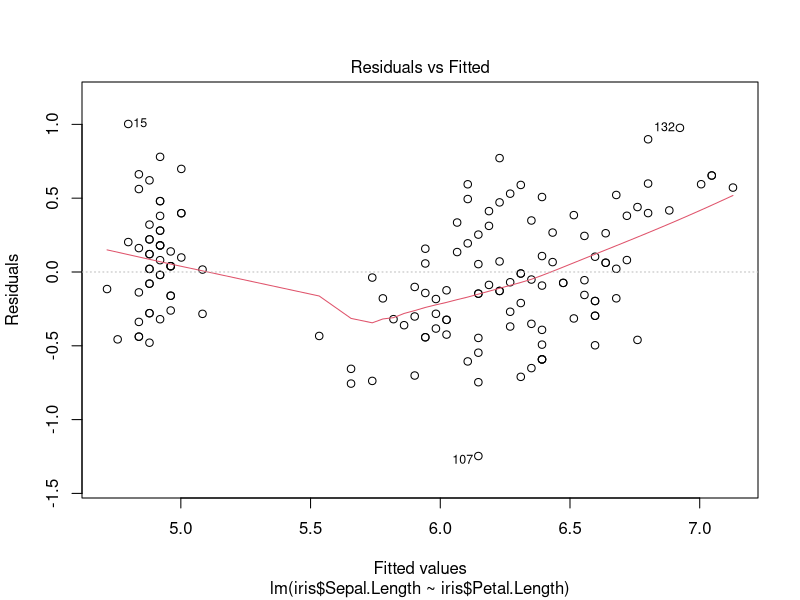
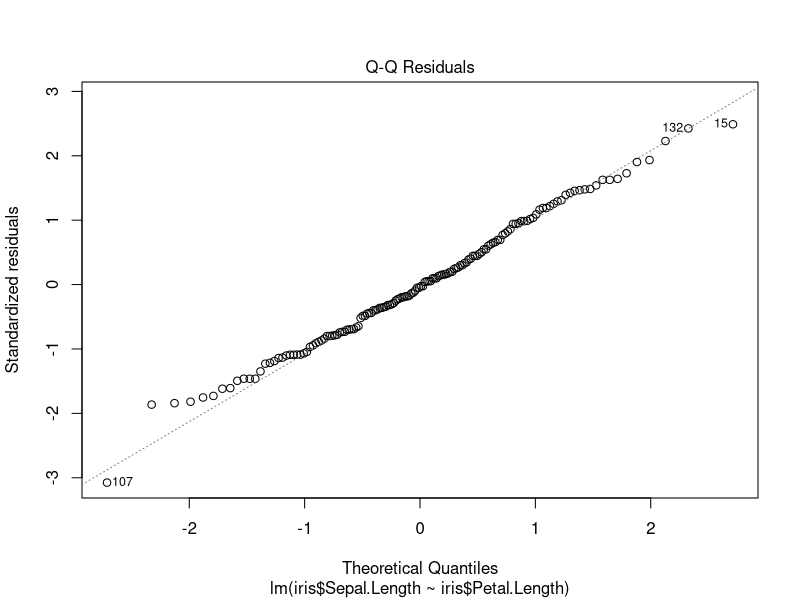
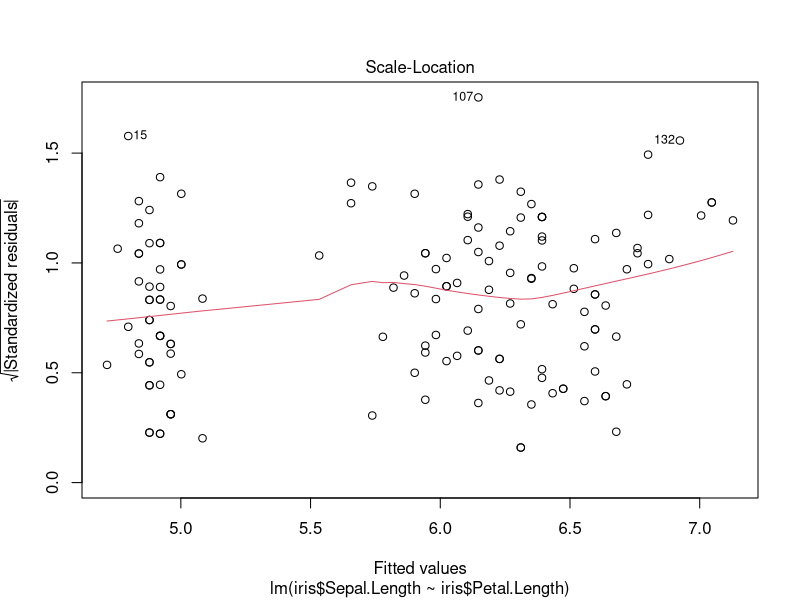
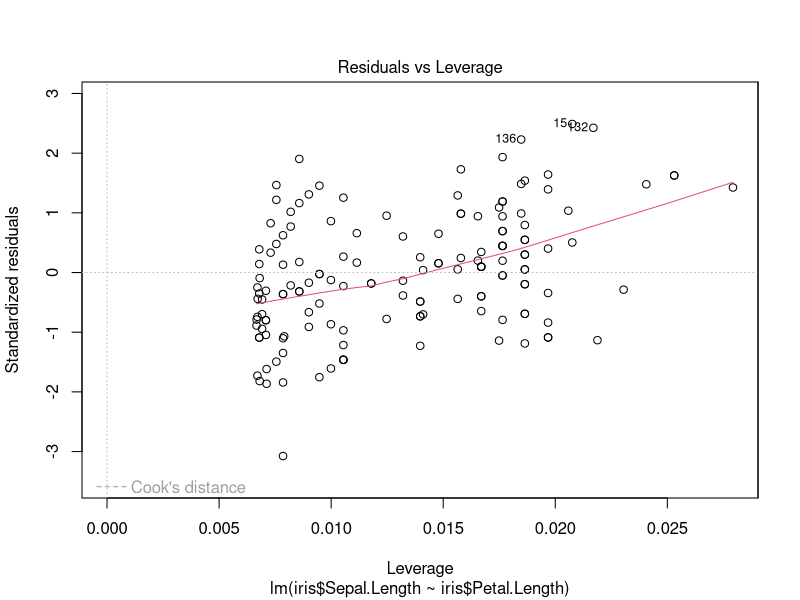
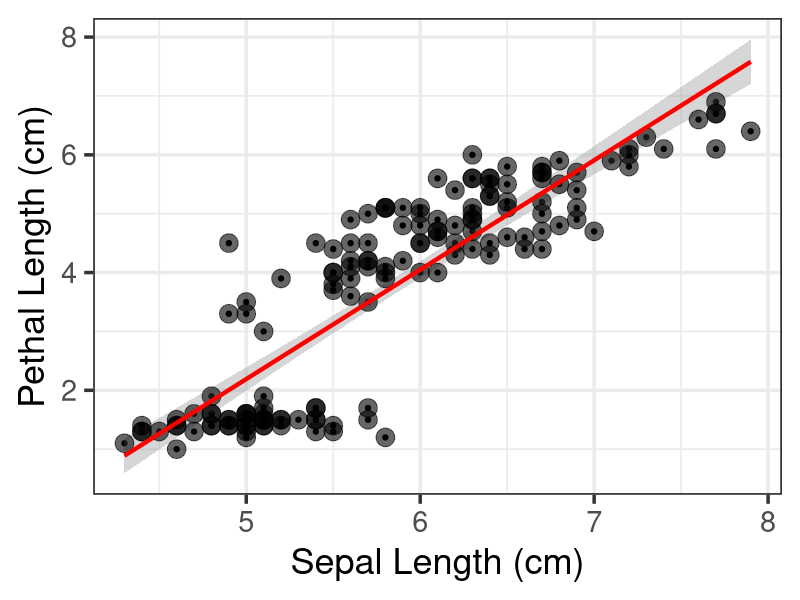

Write the R code that produced these figures, in order.
## ---- chunk 1
knitr::opts_chunk$set(echo = TRUE)
library(ggplot2)
## ---- chunk 2
str(iris)
## ---- chunk 3
plot_1 <- ggplot(iris, aes(x = Sepal.Length, y = Petal.Length)) + 
        geom_point() +
        geom_smooth(method = lm)
## ---- chunk 4
data()
## ---- chunk 5
lm(iris$Sepal.Length ~ iris$Petal.Length)
## ---- chunk 6
modelo_1 <- lm(iris$Sepal.Length ~ iris$Petal.Length)
summary(modelo_1)
## ---- chunk 7
par(mcol = c(2,2))
plot(modelo_1)
## ---- chunk 8
theme_set(theme_bw(base_size = 26)) # Para configurar tema del gráfico
# Gráfico "más bonito"
plot_1 + geom_point(shape = 19,size = 6,alpha = 0.6, 
                    colour = "black") +
        scale_colour_hue(l = 50) +
        labs(x = "Sepal Length (cm)",y = "Pethal Length (cm)") +
        geom_smooth(method = lm,   
                se = FALSE,    
                fullrange = FALSE,colour = "red",alpha = 0.1, size = 1.5)
